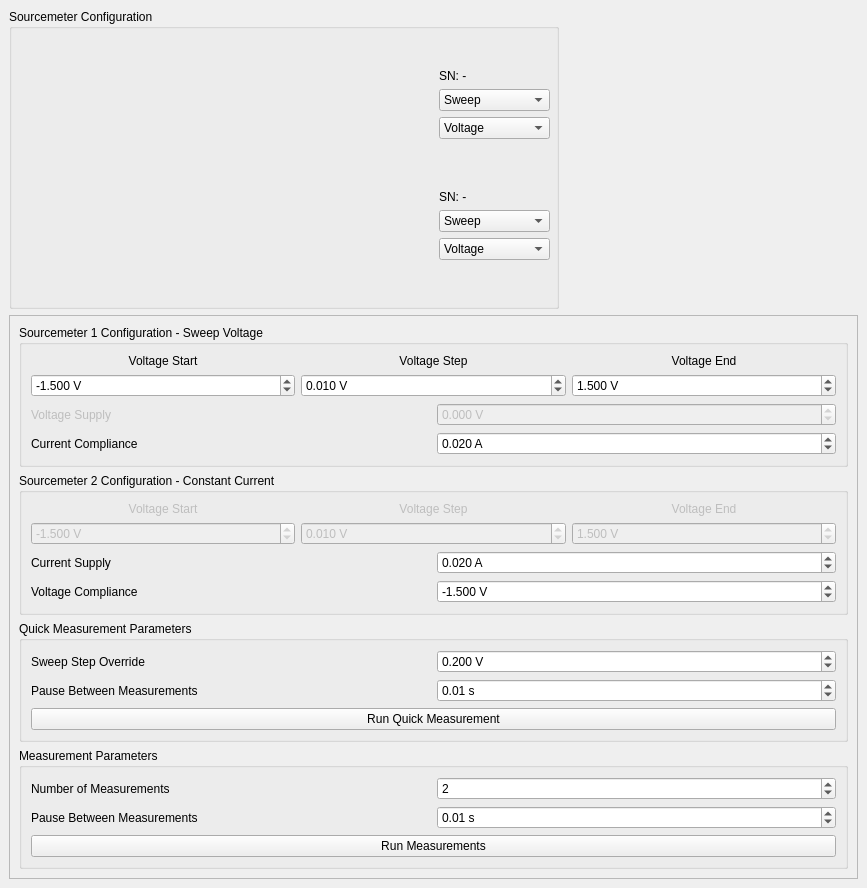
<?xml version="1.0" encoding="UTF-8"?>
<ui version="4.0">
 <class>MainWindow</class>
 <widget class="QMainWindow" name="MainWindow">
  <property name="geometry">
   <rect>
    <x>0</x>
    <y>0</y>
    <width>867</width>
    <height>880</height>
   </rect>
  </property>
  <property name="windowTitle">
   <string>MainWindow</string>
  </property>
  <widget class="QWidget" name="centralwidget">
   <layout class="QHBoxLayout" name="horizontalLayout">
    <item>
     <layout class="QVBoxLayout" name="verticalLayout_6">
      <item>
       <widget class="QGroupBox" name="groupBox">
        <property name="sizePolicy">
         <sizepolicy hsizetype="Fixed" vsizetype="Fixed">
          <horstretch>0</horstretch>
          <verstretch>0</verstretch>
         </sizepolicy>
        </property>
        <property name="minimumSize">
         <size>
          <width>550</width>
          <height>300</height>
         </size>
        </property>
        <property name="title">
         <string>Sourcemeter Configuration</string>
        </property>
        <widget class="QLabel" name="label">
         <property name="geometry">
          <rect>
           <x>30</x>
           <y>30</y>
           <width>400</width>
           <height>250</height>
          </rect>
         </property>
         <property name="text">
          <string/>
         </property>
         <property name="pixmap">
          <pixmap>device_diagram.png</pixmap>
         </property>
         <property name="scaledContents">
          <bool>true</bool>
         </property>
        </widget>
        <widget class="QWidget" name="verticalLayoutWidget_2">
         <property name="geometry">
          <rect>
           <x>430</x>
           <y>60</y>
           <width>111</width>
           <height>191</height>
          </rect>
         </property>
         <layout class="QVBoxLayout" name="verticalLayout_2">
          <item>
           <widget class="QLabel" name="smu_1_sn">
            <property name="text">
             <string>SN: -</string>
            </property>
           </widget>
          </item>
          <item>
           <widget class="QComboBox" name="smu_1_mode">
            <item>
             <property name="text">
              <string>Sweep</string>
             </property>
            </item>
            <item>
             <property name="text">
              <string>Constant</string>
             </property>
            </item>
           </widget>
          </item>
          <item>
           <widget class="QComboBox" name="smu_1_supply">
            <item>
             <property name="text">
              <string>Voltage</string>
             </property>
            </item>
            <item>
             <property name="text">
              <string>Current</string>
             </property>
            </item>
           </widget>
          </item>
          <item>
           <spacer name="verticalSpacer">
            <property name="orientation">
             <enum>Qt::Orientation::Vertical</enum>
            </property>
            <property name="sizeHint" stdset="0">
             <size>
              <width>20</width>
              <height>40</height>
             </size>
            </property>
           </spacer>
          </item>
          <item>
           <widget class="QLabel" name="smu_2_sn">
            <property name="text">
             <string>SN: -</string>
            </property>
           </widget>
          </item>
          <item>
           <widget class="QComboBox" name="smu_2_mode">
            <property name="currentText">
             <string>Sweep</string>
            </property>
            <item>
             <property name="text">
              <string>Sweep</string>
             </property>
            </item>
            <item>
             <property name="text">
              <string>Constant</string>
             </property>
            </item>
           </widget>
          </item>
          <item>
           <widget class="QComboBox" name="smu_2_supply">
            <item>
             <property name="text">
              <string>Voltage</string>
             </property>
            </item>
            <item>
             <property name="text">
              <string>Current</string>
             </property>
            </item>
           </widget>
          </item>
         </layout>
        </widget>
       </widget>
      </item>
      <item>
       <widget class="QFrame" name="frame">
        <property name="frameShape">
         <enum>QFrame::Shape::StyledPanel</enum>
        </property>
        <property name="frameShadow">
         <enum>QFrame::Shadow::Raised</enum>
        </property>
        <layout class="QVBoxLayout" name="verticalLayout_5">
         <item>
          <widget class="QGroupBox" name="sourcemeter_config_group">
           <property name="title">
            <string>Sourcemeter 1 Configuration - Sweep Voltage</string>
           </property>
           <layout class="QVBoxLayout" name="verticalLayout">
            <item>
             <layout class="QGridLayout" name="gridLayout_2">
              <item row="1" column="1">
               <widget class="QDoubleSpinBox" name="sweep_step_1">
                <property name="suffix">
                 <string> V</string>
                </property>
                <property name="decimals">
                 <number>3</number>
                </property>
                <property name="minimum">
                 <double>0.001000000000000</double>
                </property>
                <property name="maximum">
                 <double>999.000000000000000</double>
                </property>
                <property name="singleStep">
                 <double>0.001000000000000</double>
                </property>
                <property name="stepType">
                 <enum>QAbstractSpinBox::StepType::AdaptiveDecimalStepType</enum>
                </property>
                <property name="value">
                 <double>0.010000000000000</double>
                </property>
               </widget>
              </item>
              <item row="0" column="0">
               <widget class="QLabel" name="sweep_start_label_1">
                <property name="text">
                 <string>Voltage Start</string>
                </property>
                <property name="alignment">
                 <set>Qt::AlignmentFlag::AlignCenter</set>
                </property>
               </widget>
              </item>
              <item row="0" column="1">
               <widget class="QLabel" name="sweep_step_label_1">
                <property name="text">
                 <string>Voltage Step</string>
                </property>
                <property name="alignment">
                 <set>Qt::AlignmentFlag::AlignCenter</set>
                </property>
               </widget>
              </item>
              <item row="1" column="0">
               <widget class="QDoubleSpinBox" name="sweep_start_1">
                <property name="suffix">
                 <string> V</string>
                </property>
                <property name="decimals">
                 <number>3</number>
                </property>
                <property name="minimum">
                 <double>-1100.000000000000000</double>
                </property>
                <property name="maximum">
                 <double>1100.000000000000000</double>
                </property>
                <property name="singleStep">
                 <double>0.001000000000000</double>
                </property>
                <property name="stepType">
                 <enum>QAbstractSpinBox::StepType::AdaptiveDecimalStepType</enum>
                </property>
                <property name="value">
                 <double>-1.500000000000000</double>
                </property>
               </widget>
              </item>
              <item row="0" column="2">
               <widget class="QLabel" name="sweep_end_label_1">
                <property name="text">
                 <string>Voltage End</string>
                </property>
                <property name="alignment">
                 <set>Qt::AlignmentFlag::AlignCenter</set>
                </property>
               </widget>
              </item>
              <item row="1" column="2">
               <widget class="QDoubleSpinBox" name="sweep_end_1">
                <property name="suffix">
                 <string> V</string>
                </property>
                <property name="decimals">
                 <number>3</number>
                </property>
                <property name="minimum">
                 <double>-1100.000000000000000</double>
                </property>
                <property name="maximum">
                 <double>1100.000000000000000</double>
                </property>
                <property name="singleStep">
                 <double>0.001000000000000</double>
                </property>
                <property name="stepType">
                 <enum>QAbstractSpinBox::StepType::AdaptiveDecimalStepType</enum>
                </property>
                <property name="value">
                 <double>1.500000000000000</double>
                </property>
               </widget>
              </item>
             </layout>
            </item>
            <item>
             <layout class="QGridLayout" name="gridLayout">
              <item row="0" column="0">
               <widget class="QLabel" name="supply_label_1">
                <property name="enabled">
                 <bool>false</bool>
                </property>
                <property name="text">
                 <string>Voltage Supply</string>
                </property>
               </widget>
              </item>
              <item row="0" column="1">
               <widget class="QDoubleSpinBox" name="supply_1">
                <property name="enabled">
                 <bool>false</bool>
                </property>
                <property name="suffix">
                 <string> V</string>
                </property>
                <property name="decimals">
                 <number>3</number>
                </property>
                <property name="minimum">
                 <double>-1100.000000000000000</double>
                </property>
                <property name="maximum">
                 <double>1100.000000000000000</double>
                </property>
                <property name="stepType">
                 <enum>QAbstractSpinBox::StepType::AdaptiveDecimalStepType</enum>
                </property>
                <property name="value">
                 <double>0.000000000000000</double>
                </property>
               </widget>
              </item>
              <item row="1" column="0">
               <widget class="QLabel" name="compliance_label_1">
                <property name="text">
                 <string>Current Compliance</string>
                </property>
               </widget>
              </item>
              <item row="1" column="1">
               <widget class="QDoubleSpinBox" name="compliance_1">
                <property name="suffix">
                 <string> A</string>
                </property>
                <property name="decimals">
                 <number>3</number>
                </property>
                <property name="minimum">
                 <double>-5.000000000000000</double>
                </property>
                <property name="maximum">
                 <double>5.000000000000000</double>
                </property>
                <property name="singleStep">
                 <double>0.001000000000000</double>
                </property>
                <property name="stepType">
                 <enum>QAbstractSpinBox::StepType::AdaptiveDecimalStepType</enum>
                </property>
                <property name="value">
                 <double>0.020000000000000</double>
                </property>
               </widget>
              </item>
             </layout>
            </item>
           </layout>
          </widget>
         </item>
         <item>
          <widget class="QGroupBox" name="sourcemeter_config_group_2">
           <property name="title">
            <string>Sourcemeter 2 Configuration - Constant Current</string>
           </property>
           <property name="test" stdset="0">
            <string>A, F, D</string>
           </property>
           <layout class="QVBoxLayout" name="verticalLayout_4">
            <item>
             <layout class="QGridLayout" name="gridLayout_3">
              <item row="0" column="0">
               <widget class="QLabel" name="sweep_start_label_2">
                <property name="enabled">
                 <bool>false</bool>
                </property>
                <property name="text">
                 <string>Voltage Start</string>
                </property>
                <property name="alignment">
                 <set>Qt::AlignmentFlag::AlignCenter</set>
                </property>
               </widget>
              </item>
              <item row="0" column="1">
               <widget class="QLabel" name="sweep_step_label_2">
                <property name="enabled">
                 <bool>false</bool>
                </property>
                <property name="text">
                 <string>Voltage Step</string>
                </property>
                <property name="alignment">
                 <set>Qt::AlignmentFlag::AlignCenter</set>
                </property>
               </widget>
              </item>
              <item row="0" column="2">
               <widget class="QLabel" name="sweep_end_label_2">
                <property name="enabled">
                 <bool>false</bool>
                </property>
                <property name="text">
                 <string>Voltage End</string>
                </property>
                <property name="alignment">
                 <set>Qt::AlignmentFlag::AlignCenter</set>
                </property>
               </widget>
              </item>
              <item row="1" column="1">
               <widget class="QDoubleSpinBox" name="sweep_step_2">
                <property name="enabled">
                 <bool>false</bool>
                </property>
                <property name="suffix">
                 <string> V</string>
                </property>
                <property name="decimals">
                 <number>3</number>
                </property>
                <property name="minimum">
                 <double>0.001000000000000</double>
                </property>
                <property name="maximum">
                 <double>999.000000000000000</double>
                </property>
                <property name="singleStep">
                 <double>0.001000000000000</double>
                </property>
                <property name="stepType">
                 <enum>QAbstractSpinBox::StepType::AdaptiveDecimalStepType</enum>
                </property>
                <property name="value">
                 <double>0.010000000000000</double>
                </property>
               </widget>
              </item>
              <item row="1" column="2">
               <widget class="QDoubleSpinBox" name="sweep_end_2">
                <property name="enabled">
                 <bool>false</bool>
                </property>
                <property name="suffix">
                 <string> V</string>
                </property>
                <property name="decimals">
                 <number>3</number>
                </property>
                <property name="minimum">
                 <double>-1100.000000000000000</double>
                </property>
                <property name="maximum">
                 <double>1100.000000000000000</double>
                </property>
                <property name="singleStep">
                 <double>0.001000000000000</double>
                </property>
                <property name="stepType">
                 <enum>QAbstractSpinBox::StepType::AdaptiveDecimalStepType</enum>
                </property>
                <property name="value">
                 <double>1.500000000000000</double>
                </property>
               </widget>
              </item>
              <item row="1" column="0">
               <widget class="QDoubleSpinBox" name="sweep_start_2">
                <property name="enabled">
                 <bool>false</bool>
                </property>
                <property name="suffix">
                 <string> V</string>
                </property>
                <property name="decimals">
                 <number>3</number>
                </property>
                <property name="minimum">
                 <double>-1100.000000000000000</double>
                </property>
                <property name="maximum">
                 <double>1100.000000000000000</double>
                </property>
                <property name="singleStep">
                 <double>0.001000000000000</double>
                </property>
                <property name="stepType">
                 <enum>QAbstractSpinBox::StepType::AdaptiveDecimalStepType</enum>
                </property>
                <property name="value">
                 <double>-1.500000000000000</double>
                </property>
               </widget>
              </item>
             </layout>
            </item>
            <item>
             <layout class="QGridLayout" name="gridLayout_4">
              <item row="0" column="0">
               <widget class="QLabel" name="supply_label_2">
                <property name="enabled">
                 <bool>true</bool>
                </property>
                <property name="text">
                 <string>Current Supply</string>
                </property>
               </widget>
              </item>
              <item row="1" column="0">
               <widget class="QLabel" name="compliance_label_2">
                <property name="text">
                 <string>Voltage Compliance</string>
                </property>
               </widget>
              </item>
              <item row="0" column="1">
               <widget class="QDoubleSpinBox" name="supply_2">
                <property name="suffix">
                 <string> A</string>
                </property>
                <property name="decimals">
                 <number>3</number>
                </property>
                <property name="minimum">
                 <double>-5.000000000000000</double>
                </property>
                <property name="maximum">
                 <double>5.000000000000000</double>
                </property>
                <property name="singleStep">
                 <double>0.001000000000000</double>
                </property>
                <property name="stepType">
                 <enum>QAbstractSpinBox::StepType::AdaptiveDecimalStepType</enum>
                </property>
                <property name="value">
                 <double>0.020000000000000</double>
                </property>
               </widget>
              </item>
              <item row="1" column="1">
               <widget class="QDoubleSpinBox" name="compliance_2">
                <property name="enabled">
                 <bool>true</bool>
                </property>
                <property name="suffix">
                 <string> V</string>
                </property>
                <property name="decimals">
                 <number>3</number>
                </property>
                <property name="minimum">
                 <double>-1100.000000000000000</double>
                </property>
                <property name="maximum">
                 <double>1100.000000000000000</double>
                </property>
                <property name="singleStep">
                 <double>0.001000000000000</double>
                </property>
                <property name="stepType">
                 <enum>QAbstractSpinBox::StepType::AdaptiveDecimalStepType</enum>
                </property>
                <property name="value">
                 <double>-1.500000000000000</double>
                </property>
               </widget>
              </item>
             </layout>
            </item>
           </layout>
          </widget>
         </item>
         <item>
          <widget class="QGroupBox" name="groupBox_6">
           <property name="title">
            <string>Quick Measurement Parameters</string>
           </property>
           <layout class="QVBoxLayout" name="_2">
            <item>
             <layout class="QGridLayout" name="gridLayout_5">
              <item row="0" column="0">
               <widget class="QLabel" name="label_17">
                <property name="text">
                 <string>Sweep Step Override</string>
                </property>
               </widget>
              </item>
              <item row="0" column="1">
               <widget class="QDoubleSpinBox" name="quick_measurement_sweep_step">
                <property name="suffix">
                 <string> V</string>
                </property>
                <property name="decimals">
                 <number>3</number>
                </property>
                <property name="minimum">
                 <double>0.001000000000000</double>
                </property>
                <property name="maximum">
                 <double>999.000000000000000</double>
                </property>
                <property name="singleStep">
                 <double>0.001000000000000</double>
                </property>
                <property name="stepType">
                 <enum>QAbstractSpinBox::StepType::AdaptiveDecimalStepType</enum>
                </property>
                <property name="value">
                 <double>0.200000000000000</double>
                </property>
               </widget>
              </item>
              <item row="1" column="0">
               <widget class="QLabel" name="label_16">
                <property name="text">
                 <string>Pause Between Measurements</string>
                </property>
               </widget>
              </item>
              <item row="1" column="1">
               <widget class="QDoubleSpinBox" name="quick_measurement_pause">
                <property name="suffix">
                 <string> s</string>
                </property>
                <property name="decimals">
                 <number>2</number>
                </property>
                <property name="maximum">
                 <double>9999.000000000000000</double>
                </property>
                <property name="singleStep">
                 <double>0.100000000000000</double>
                </property>
                <property name="stepType">
                 <enum>QAbstractSpinBox::StepType::AdaptiveDecimalStepType</enum>
                </property>
                <property name="value">
                 <double>0.010000000000000</double>
                </property>
               </widget>
              </item>
             </layout>
            </item>
            <item>
             <widget class="QPushButton" name="quick_measurement_run">
              <property name="text">
               <string>Run Quick Measurement</string>
              </property>
             </widget>
            </item>
           </layout>
          </widget>
         </item>
         <item>
          <widget class="QGroupBox" name="groupBox_7">
           <property name="title">
            <string>Measurement Parameters</string>
           </property>
           <layout class="QVBoxLayout" name="_3">
            <item>
             <layout class="QGridLayout" name="gridLayout_6">
              <item row="0" column="0">
               <widget class="QLabel" name="label_18">
                <property name="text">
                 <string>Number of Measurements</string>
                </property>
               </widget>
              </item>
              <item row="1" column="0">
               <widget class="QLabel" name="label_19">
                <property name="text">
                 <string>Pause Between Measurements</string>
                </property>
               </widget>
              </item>
              <item row="1" column="1">
               <widget class="QDoubleSpinBox" name="quick_measurement_pause_2">
                <property name="suffix">
                 <string> s</string>
                </property>
                <property name="decimals">
                 <number>2</number>
                </property>
                <property name="maximum">
                 <double>9999.000000000000000</double>
                </property>
                <property name="singleStep">
                 <double>0.100000000000000</double>
                </property>
                <property name="stepType">
                 <enum>QAbstractSpinBox::StepType::AdaptiveDecimalStepType</enum>
                </property>
                <property name="value">
                 <double>0.010000000000000</double>
                </property>
               </widget>
              </item>
              <item row="0" column="1">
               <widget class="QSpinBox" name="quick_measurement_sweep_step_2">
                <property name="minimum">
                 <number>1</number>
                </property>
                <property name="value">
                 <number>2</number>
                </property>
               </widget>
              </item>
             </layout>
            </item>
            <item>
             <widget class="QPushButton" name="quick_measurement_run_2">
              <property name="text">
               <string>Run Measurements</string>
              </property>
             </widget>
            </item>
           </layout>
          </widget>
         </item>
        </layout>
       </widget>
      </item>
     </layout>
    </item>
    <item>
     <layout class="QVBoxLayout" name="graph_container"/>
    </item>
   </layout>
  </widget>
 </widget>
 <resources/>
 <connections/>
</ui>
